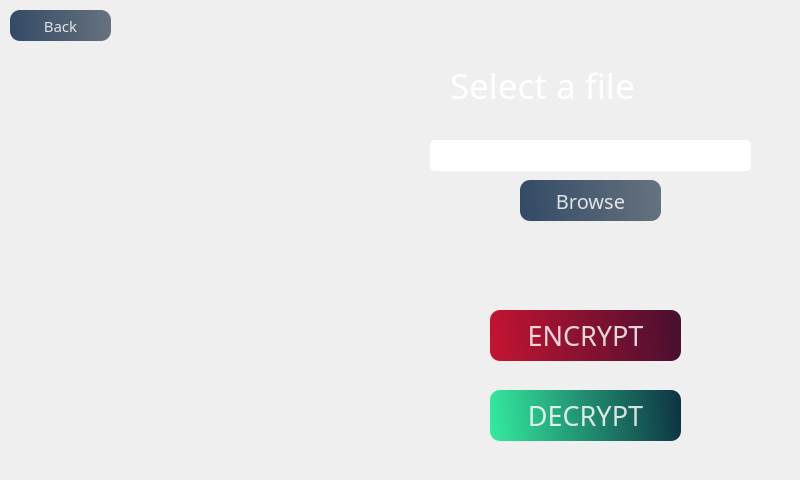
    <widget class="QWidget" name="file_select_page">
     <widget class="QLabel" name="main_frame2_2">
      <property name="geometry">
       <rect>
        <x>0</x>
        <y>0</y>
        <width>791</width>
        <height>471</height>
       </rect>
      </property>
      <property name="styleSheet">
       <string notr="true">border-image: url(:/images/3648482.png);
border-radius:20px;</string>
      </property>
      <property name="text">
       <string/>
      </property>
     </widget>
     <widget class="QPushButton" name="file_brwose_button">
      <property name="geometry">
       <rect>
        <x>520</x>
        <y>180</y>
        <width>141</width>
        <height>41</height>
       </rect>
      </property>
      <property name="font">
       <font>
        <family>Unispace</family>
        <pointsize>15</pointsize>
        <weight>9</weight>
        <italic>false</italic>
        <bold>false</bold>
       </font>
      </property>
      <property name="styleSheet">
       <string notr="true">QPushButton#file_brwose_button{ 
font: 75 15pt &quot;Unispace&quot;;
  background-color: qlineargradient(spread:pad, x1:0, y1:0.505682, x2:1, y2:0.477, stop:0 rgba(20, 47, 78, 219), stop:1 rgba(85, 98, 112, 226));
  color:rgba(255,255,255,210);
  border-radius:10px;
}

QPushButton#file_brwose_button:hover{ 
 background-color: qlineargradient(spread:pad, x1:0, y1:0.505682, x2:1, y2:0.477, stop:0 rgba(40, 67, 98, 219), stop:1 rgba(105, 118, 132, 226));
}

QPushButton#file_brwose_button:pressed{
  padding-left:5px;
   padding-top:5px;
   background-color:rgba(105, 118, 132, 200);
}
</string>
      </property>
      <property name="text">
       <string>Browse</string>
      </property>
     </widget>
     <widget class="QLabel" name="label_14">
      <property name="geometry">
       <rect>
        <x>450</x>
        <y>60</y>
        <width>291</width>
        <height>51</height>
       </rect>
      </property>
      <property name="font">
       <font>
        <family>Unispace</family>
        <pointsize>26</pointsize>
        <weight>9</weight>
        <italic>false</italic>
        <bold>false</bold>
       </font>
      </property>
      <property name="styleSheet">
       <string notr="true">color: rgb(255, 255, 255);
font: 75 26pt &quot;Unispace&quot;;</string>
      </property>
      <property name="text">
       <string>Select a file</string>
      </property>
     </widget>
     <widget class="QPushButton" name="encrypt_button">
      <property name="geometry">
       <rect>
        <x>490</x>
        <y>310</y>
        <width>191</width>
        <height>51</height>
       </rect>
      </property>
      <property name="font">
       <font>
        <family>Unispace</family>
        <pointsize>20</pointsize>
        <weight>9</weight>
        <italic>false</italic>
        <bold>false</bold>
       </font>
      </property>
      <property name="styleSheet">
       <string notr="true">QPushButton#encrypt_button{ 
font: 75 20pt &quot;Unispace&quot;;
  background-color: qlineargradient(spread:pad, x1:0, y1:0.505682, x2:1, y2:0.477, stop:0 rgba(195,20,50), stop:1 rgba(74,15,47));
  color:rgba(255,255,255,210);
  border-radius:10px;
}

QPushButton#encrypt_button:hover{ 
 background-color: qlineargradient(spread:pad, x1:0, y1:0.505682, x2:1, y2:0.477, stop:0 rgba(237,23,60), stop:1 rgba(98,22,63));
}

QPushButton#encrypt_button:pressed{
  padding-left:5px;
   padding-top:5px;
   background-color:rgba(134,9,31);
}
</string>
      </property>
      <property name="text">
       <string>ENCRYPT</string>
      </property>
     </widget>
     <widget class="QLineEdit" name="file_browser_box">
      <property name="geometry">
       <rect>
        <x>430</x>
        <y>140</y>
        <width>321</width>
        <height>31</height>
       </rect>
      </property>
      <property name="styleSheet">
       <string notr="true">border-radius:5px;</string>
      </property>
     </widget>
     <widget class="QPushButton" name="decrypt_button">
      <property name="geometry">
       <rect>
        <x>490</x>
        <y>390</y>
        <width>191</width>
        <height>51</height>
       </rect>
      </property>
      <property name="font">
       <font>
        <family>Unispace</family>
        <pointsize>20</pointsize>
        <weight>9</weight>
        <italic>false</italic>
        <bold>false</bold>
       </font>
      </property>
      <property name="styleSheet">
       <string notr="true">QPushButton#decrypt_button{ 
font: 75 20pt &quot;Unispace&quot;;
  background-color: qlineargradient(spread:pad, x1:0, y1:0.505682, x2:1, y2:0.477, stop:0 rgba(52,232,158), stop:1 rgba(15,52,67));
  color:rgba(255,255,255,210);
  border-radius:10px;
}

QPushButton#decrypt_button:hover{ 
 background-color: qlineargradient(spread:pad, x1:0, y1:0.505682, x2:1, y2:0.477, stop:0 rgba(56,241,165), stop:1 rgba(21,74,96));
}

QPushButton#decrypt_button:pressed{
  padding-left:5px;
   padding-top:5px;
   background-color:rgba(41,174,119);
}
</string>
      </property>
      <property name="text">
       <string>DECRYPT</string>
      </property>
     </widget>
     <widget class="QPushButton" name="file_back_button">
      <property name="geometry">
       <rect>
        <x>10</x>
        <y>10</y>
        <width>101</width>
        <height>31</height>
       </rect>
      </property>
      <property name="font">
       <font>
        <family>Unispace</family>
        <pointsize>11</pointsize>
        <weight>9</weight>
        <italic>false</italic>
        <bold>false</bold>
       </font>
      </property>
      <property name="styleSheet">
       <string notr="true">QPushButton#file_back_button{ 
font: 75 11pt &quot;Unispace&quot;;
  background-color: qlineargradient(spread:pad, x1:0, y1:0.505682, x2:1, y2:0.477, stop:0 rgba(20, 47, 78, 219), stop:1 rgba(85, 98, 112, 226));
  color:rgba(255,255,255,210);
  border-radius:10px;
}

QPushButton#file_back_button:hover{ 
 background-color: qlineargradient(spread:pad, x1:0, y1:0.505682, x2:1, y2:0.477, stop:0 rgba(40, 67, 98, 219), stop:1 rgba(105, 118, 132, 226));
}

QPushButton#file_back_button:pressed{
  padding-left:5px;
   padding-top:5px;
   background-color:rgba(105, 118, 132, 200);
}
</string>
      </property>
      <property name="text">
       <string>Back</string>
      </property>
     </widget>
    </widget>
